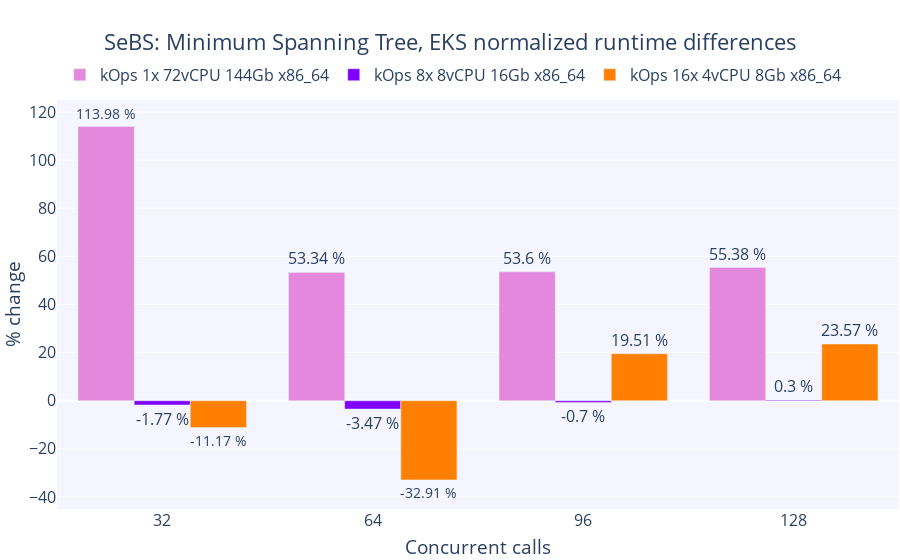

This figure's notebook cell:
### Code cell
fig = create_figure('SeBS: Minimum Spanning Tree, EKS normalized runtime differences', 'Concurrent calls', '% change', concurrent_calls)

for i, k in enumerate(list(clusters.keys())[1:], 4):
    y_data=[]
    y_text=[]
    for c in concurrent_calls:
        kops_mean=sebs_df[k]['mst'][c]['runtime'].mean()
        eks_mean=sebs_df['EKS 8x 8vCPU 16Gb x86_64']['mst'][c]['runtime'].mean()
        percent_change=(kops_mean - eks_mean) * 100 / eks_mean
        y_data.append(percent_change)
        y_text.append(f'{round(percent_change, 2)} %')
    fig.add_trace(go.Bar(name=k,
                         x=concurrent_calls,
                         y=y_data,
                         marker_color=colorPallet[i],
                         text=y_text,
                         textposition='outside'))
fig.update_layout(yaxis_range=[-45,125])
fig.show()

# Save graph
write_image(fig, 'sebs_mst_percentage_difference.png')

### Figure 1 — Plotly figure (JSON) as saved in the notebook; plotly's stock layout.template omitted (floating-point values rounded to 4 significant figures)
{"data": [{"marker": {"color": "rgba(227, 136, 220, 255)"}, "name": "kOps 1x 72vCPU 144Gb x86_64", "text": ["113.98 %", "53.34 %", "53.6 %", "55.38 %"], "textposition": "outside", "type": "bar", "x": [32, 64, 96, 128], "y": [114.0, 53.34, 53.6, 55.38]}, {"marker": {"color": "rgba(127, 0, 255, 255)"}, "name": "kOps 8x 8vCPU 16Gb x86_64", "text": ["-1.77 %", "-3.47 %", "-0.7 %", "0.3 %"], "textposition": "outside", "type": "bar", "x": [32, 64, 96, 128], "y": [-1.773, -3.467, -0.7031, 0.2988]}, {"marker": {"color": "rgba(255, 128, 0, 255)"}, "name": "kOps 16x 4vCPU 8Gb x86_64", "text": ["-11.17 %", "-32.91 %", "19.51 %", "23.57 %"], "textposition": "outside", "type": "bar", "x": [32, 64, 96, 128], "y": [-11.17, -32.91, 19.51, 23.57]}], "layout": {"autosize": true, "font": {"size": 16}, "legend": {"orientation": "h", "x": 0.47, "xanchor": "center", "y": 1.02, "yanchor": "bottom"}, "margin": {"autoexpand": true, "b": 1, "l": 1, "r": 1}, "plot_bgcolor": "rgba(245,245,255,255)", "title": {"text": "SeBS: Minimum Spanning Tree, EKS normalized runtime differences", "x": 0.5, "xanchor": "center"}, "xaxis": {"autorange": true, "range": [16, 144], "tickmode": "array", "tickvals": [32, 64, 96, 128], "title": {"text": "Concurrent calls"}, "type": "linear"}, "yaxis": {"range": [-45, 125], "title": {"text": "% change"}, "type": "linear"}}}
